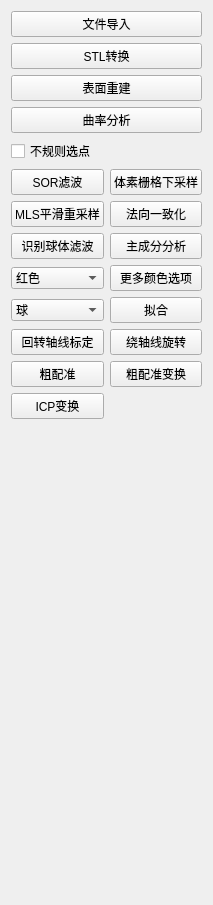
      <widget class="QWidget" name="tab_2">
       <attribute name="title">
        <string>选项</string>
       </attribute>
       <layout class="QGridLayout" name="gridLayout_43">
        <item row="2" column="0">
         <layout class="QGridLayout" name="gridLayout_40">
          <item row="0" column="1">
           <widget class="QPushButton" name="MoreColor">
            <property name="text">
             <string>更多颜色选项</string>
            </property>
           </widget>
          </item>
          <item row="0" column="0">
           <widget class="QComboBox" name="comboBox_colorselect">
            <item>
             <property name="text">
              <string>红色</string>
             </property>
            </item>
            <item>
             <property name="text">
              <string>绿色</string>
             </property>
            </item>
            <item>
             <property name="text">
              <string>蓝色</string>
             </property>
            </item>
           </widget>
          </item>
          <item row="3" column="1">
           <widget class="QPushButton" name="RT_Matrix">
            <property name="text">
             <string>粗配准变换</string>
            </property>
           </widget>
          </item>
          <item row="1" column="1">
           <widget class="QPushButton" name="Fit">
            <property name="text">
             <string>拟合</string>
            </property>
           </widget>
          </item>
          <item row="4" column="0">
           <widget class="QPushButton" name="ICP_Trans">
            <property name="text">
             <string>ICP变换</string>
            </property>
           </widget>
          </item>
          <item row="3" column="0">
           <widget class="QPushButton" name="coarseregistration">
            <property name="text">
             <string>粗配准</string>
            </property>
           </widget>
          </item>
          <item row="1" column="0">
           <widget class="QComboBox" name="Fit_select">
            <item>
             <property name="text">
              <string>球</string>
             </property>
            </item>
            <item>
             <property name="text">
              <string>圆柱</string>
             </property>
            </item>
            <item>
             <property name="text">
              <string>平面</string>
             </property>
            </item>
            <item>
             <property name="text">
              <string>圆</string>
             </property>
            </item>
           </widget>
          </item>
          <item row="2" column="0">
           <widget class="QPushButton" name="AxisCalibrate">
            <property name="text">
             <string>回转轴线标定</string>
            </property>
           </widget>
          </item>
          <item row="2" column="1">
           <widget class="QPushButton" name="axisrotate">
            <property name="text">
             <string>绕轴线旋转</string>
            </property>
           </widget>
          </item>
         </layout>
        </item>
        <item row="0" column="0">
         <layout class="QVBoxLayout" name="verticalLayout_2">
          <item>
           <widget class="QPushButton" name="cadImport">
            <property name="text">
             <string>文件导入</string>
            </property>
           </widget>
          </item>
          <item>
           <widget class="QPushButton" name="ToPcd">
            <property name="text">
             <string>STL转换</string>
            </property>
           </widget>
          </item>
          <item>
           <widget class="QPushButton" name="reconstructSurface">
            <property name="text">
             <string>表面重建</string>
            </property>
           </widget>
          </item>
          <item>
           <widget class="QPushButton" name="analysis">
            <property name="text">
             <string>曲率分析</string>
            </property>
           </widget>
          </item>
          <item>
           <widget class="QCheckBox" name="Select_Multicorn">
            <property name="text">
             <string>不规则选点</string>
            </property>
           </widget>
          </item>
         </layout>
        </item>
        <item row="1" column="0">
         <layout class="QGridLayout" name="gridLayout_42">
          <item row="0" column="1">
           <widget class="QPushButton" name="Centroid_Method">
            <property name="text">
             <string>体素栅格下采样</string>
            </property>
           </widget>
          </item>
          <item row="1" column="1">
           <widget class="QPushButton" name="NormalConsistency">
            <property name="text">
             <string>法向一致化</string>
            </property>
           </widget>
          </item>
          <item row="1" column="0">
           <widget class="QPushButton" name="MLS_Method">
            <property name="text">
             <string>MLS平滑重采样</string>
            </property>
           </widget>
          </item>
          <item row="0" column="0">
           <widget class="QPushButton" name="SOR_Method">
            <property name="text">
             <string>SOR滤波</string>
            </property>
           </widget>
          </item>
          <item row="2" column="0">
           <widget class="QPushButton" name="recon_ball">
            <property name="text">
             <string>识别球体滤波</string>
            </property>
           </widget>
          </item>
          <item row="2" column="1">
           <widget class="QPushButton" name="PCA_Method">
            <property name="text">
             <string>主成分分析</string>
            </property>
           </widget>
          </item>
         </layout>
        </item>
        <item row="3" column="0">
         <spacer name="verticalSpacer_9">
          <property name="orientation">
           <enum>Qt::Vertical</enum>
          </property>
          <property name="sizeHint" stdset="0">
           <size>
            <width>17</width>
            <height>475</height>
           </size>
          </property>
         </spacer>
        </item>
       </layout>
      </widget>
